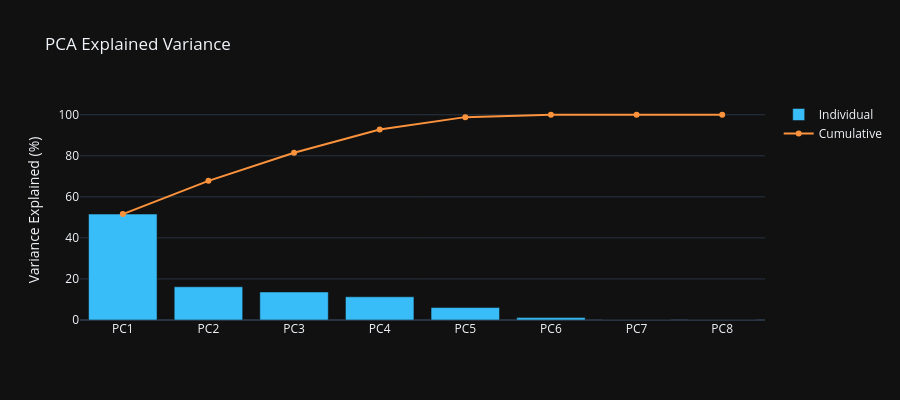

Source (notebook cell):
### Code cell
from sklearn.preprocessing import StandardScaler
from sklearn.decomposition import PCA

feature_cols = ['attendance_percentage', 'avg_assignment_score', 'lms_login_frequency',
                'library_visits_per_month', 'disciplinary_actions',
                'engagement_index', 'academic_risk_score', 'composite_dropout_risk']
X = df[feature_cols].fillna(df[feature_cols].median())
scaler = StandardScaler()
X_scaled = scaler.fit_transform(X)

pca = PCA(n_components=8)
pca.fit(X_scaled)
explained = pca.explained_variance_ratio_

fig = go.Figure()
fig.add_bar(x=[f'PC{i+1}' for i in range(len(explained))],
            y=(explained * 100).round(2), marker_color='#38bdf8', name='Individual')
fig.add_scatter(x=[f'PC{i+1}' for i in range(len(explained))],
                y=(explained.cumsum() * 100).round(2),
                mode='lines+markers', name='Cumulative', line_color='#fb923c')
fig.update_layout(template='plotly_dark', height=400,
                  title='PCA Explained Variance', yaxis_title='Variance Explained (%)')
fig.show()
print(f"PC1+PC2+PC3 explains: {explained[:3].sum()*100:.1f}%")

### Figure 1 — Plotly figure (JSON) as saved in the notebook; plotly's stock layout.template omitted (floating-point values rounded to 4 significant figures)
{"data": [{"marker": {"color": "#38bdf8"}, "name": "Individual", "type": "bar", "x": ["PC1", "PC2", "PC3", "PC4", "PC5", "PC6", "PC7", "PC8"], "y": [51.61, 16.19, 13.66, 11.3, 6.07, 1.16, 0, 0]}, {"line": {"color": "#fb923c"}, "mode": "lines+markers", "name": "Cumulative", "type": "scatter", "x": ["PC1", "PC2", "PC3", "PC4", "PC5", "PC6", "PC7", "PC8"], "y": [51.61, 67.8, 81.47, 92.77, 98.84, 100, 100, 100]}], "layout": {"height": 400, "title": {"text": "PCA Explained Variance"}, "yaxis": {"title": {"text": "Variance Explained (%)"}}}}
